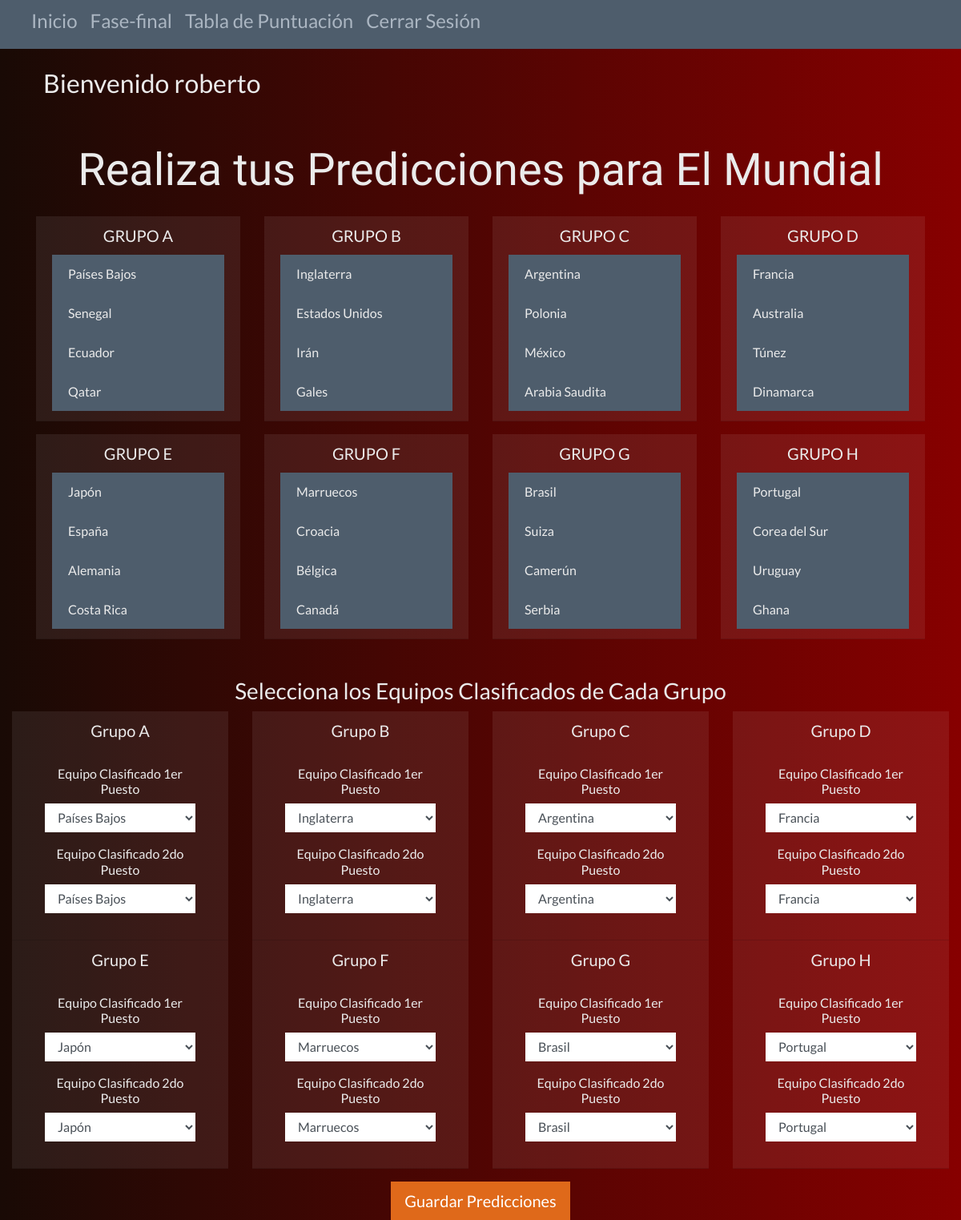
/dashboard (signed in), run on an earlier commit of the app's database.
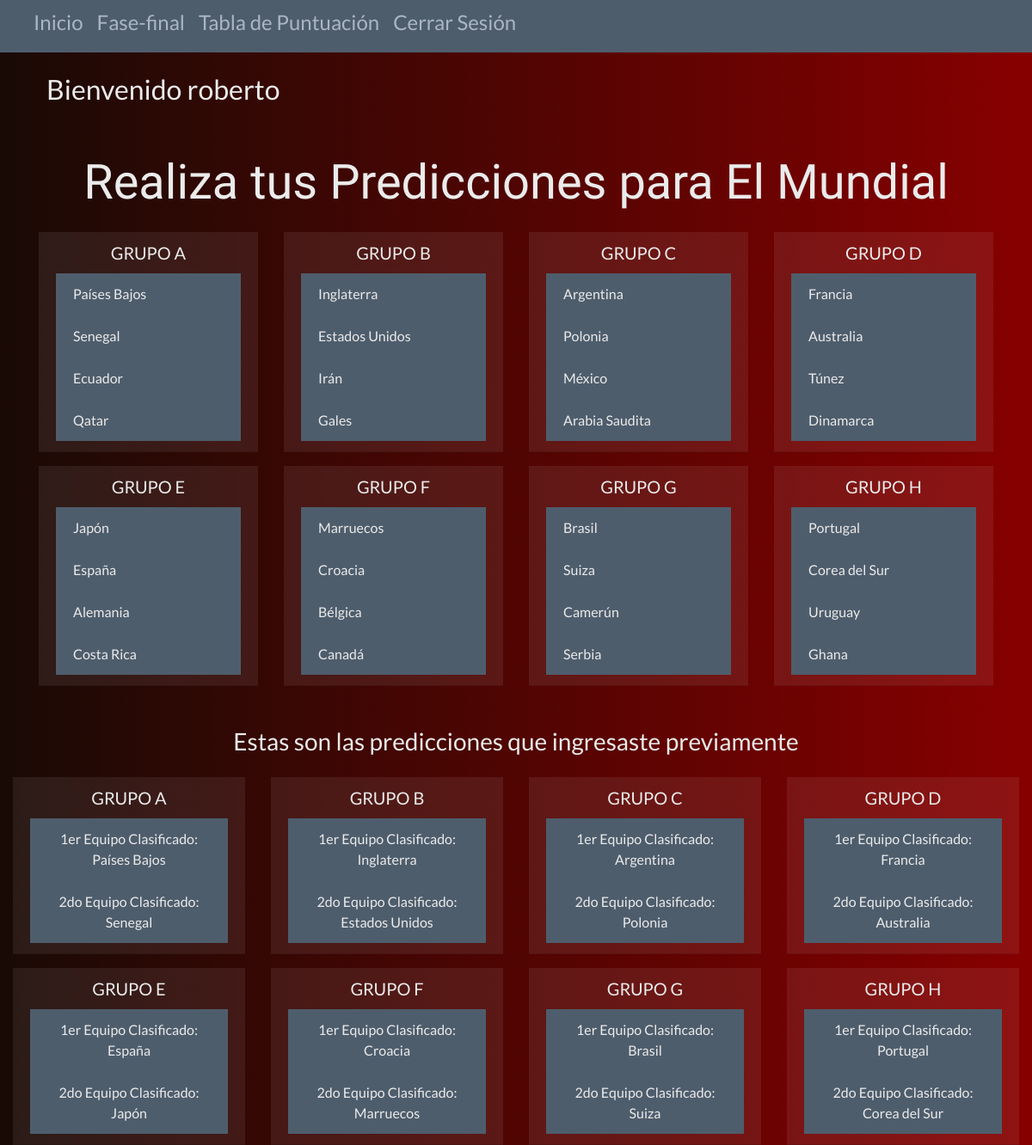
And on a later commit of the database.
### models.py (models this page shows, shortened)
class Equipo(db.Base):
    __tablename__ = "equipos"
    __table_args__ = {"sqlite_autoincrement": True}
    id_equipo = Column(Integer, primary_key=True)
    nombre = Column(String(30), nullable=False, unique=True)

class Prediccion(db.Base):
    __tablename__ = "predicciones"
    __table_args__ = {"sqlite_autoincrement": True}
    id_prediccion = Column(Integer, primary_key=True)
    id_grupo = Column(Integer, ForeignKey("grupos.id_grupo"), nullable=False)
    equipo_clasificado_1 = Column(Integer, ForeignKey("equipos.id_equipo"), nullable=False)
    equipo_clasificado_2 = Column(Integer, ForeignKey("equipos.id_equipo"), nullable=False)
    id_usuario = Column(Integer, ForeignKey("usuarios.id_usuario"), nullable=False)

### main.py (the view, shortened to what this page needs)
@app.route("/dashboard", methods=["GET", "POST"])
def dashboard():
    if "id_usuario" not in flask_session:
        return redirect(url_for('login'))
    if request.method == "GET":
        data = get_group_data()
        return render_template("dashboard.html", nombre_usuario=flask_session["nombre_usuario"], data = data)

### main.py (called while the page is built)
def get_select_data(id_grupo):
    equipos = (db.session.query(Equipo)
            .join(EquipoXGrupo, EquipoXGrupo.id_equipo==Equipo.id_equipo)
            .filter_by(id_grupo = id_grupo)
            ).all()
    Equipo_tuple = namedtuple('Equipo_tuple', ['id_equipo', 'nombre'])
    select_data = []
    for equipo in equipos:
        select_data.append(Equipo_tuple(equipo.id_equipo, equipo.nombre))
    return select_data

### templates/dashboard.html (shortened to what this page needs)
<!DOCTYPE html>
<html lang="en">
<head>
    <link rel="stylesheet" href="{{ url_for('static', filename='main.css') }}">
    <link rel="stylesheet" href="https://cdn.jsdelivr.net/npm/bootswatch@4.5.2/dist/superhero/bootstrap.min.css"
>
</head>
<body>
    <nav class="navbar navbar-expand-lg bg-dark">
      <div class="container-fluid">
        <div class="collapse navbar-collapse" id="navbarNavAltMarkup">
          <div class="navbar-nav">
            <a class="nav-link text-light" href="/"><h4>Inicio</h4></a>
            <a class="nav-link text-light" href="/fase-final"><h4>Fase-final</h4></a>
            <a class="nav-link text-light" href=""><h4>Tabla de Puntuación</h4></a>
            <a class="nav-link text-light" href="{{ url_for('logout') }}"><h4>Cerrar Sesión</h4></a>
          </div>
        </div>
      </div>
    </nav>
    <div class="container">
        <div class="row p-4">
            <h2 class="page-header">Bienvenido {{nombre_usuario}}</h2>
        </div>
    </div>
    <h1 class="display-4 text-center mt-4 titulo">Realiza tus Predicciones para El Mundial</h1>
    <div class="container">
        <div class="row">
        {% for grupo in data.grupos %}
            <div class="col-sm-3">
                <div class="card-header mt-3">
                    <h5 class="card-title text-center">GRUPO {{grupo.letra}}</h5>
                    <ul class="list-group list-group-flush">
                    {% for equipo in grupo.opciones_equipos %}
                        <li class="list-group-item">{{equipo.nombre}}</li>
                    {% endfor %}
                    </ul>
                </div>
            </div>
        {% endfor %}
        </div>
    </div>
    {% if data.predicciones == [] %}
    <div class="col-md-12 text-center mt-5">
        <h3>Selecciona los Equipos Clasificados de Cada Grupo</h3>
        <form action="{{ url_for('dashboard') }}" method="post">
            <div class="row">
                {% for grupo in data.grupos %}
                    <div class="col-sm-3">
                        <div class="card-header">
                            <h5 class="card-title text-center">Grupo {{grupo.letra}}</h5>
                            <div class="card-body">
                                <h6>Equipo Clasificado 1er Puesto</h6>
                                <select name='equipo_clasificado_1_{{grupo.indice}}' class="form-control">
                                {% for equipo in grupo.opciones_equipos %}
                                    <option value='{{equipo.id_equipo}}'>{{equipo.nombre}}</option>
                                {% endfor %}
                                </select>
                                <h6 class="mt-3">Equipo Clasificado 2do Puesto</h6>
                                <select name='equipo_clasificado_2_{{grupo.indice}}' class="form-control">
                                {% for equipo in grupo.opciones_equipos %}
                                    <option value='{{equipo.id_equipo}}'>{{equipo.nombre}}</option>
                                {% endfor %}
                                </select>
                            </div>
                        </div>
                    </div>
                {% endfor %}
            </div>
            <button type="submit" class="btn btn-primary btn-lg mt-3">Guardar Predicciones</button>
        </form>
    </div>
    {% endif %}
    {% if data.predicciones != [] %}
    <div class="col-md-12 text-center mt-5">
        <h3>Estas son las predicciones que ingresaste previamente</h3>
        <div class="row">
        {% for prediccion in data.predicciones %}
            <div class="col-sm-3">
                <div class="card-header mt-3">
                    <h5 class="card-title text-center">GRUPO {{prediccion.letra}}</h5>
                    <ul class="list-group list-group-flush">
                        <li class="list-group-item">1er Equipo Clasificado: {{prediccion.equipo_clasificado_1}}</li>
                        <li class="list-group-item">2do Equipo Clasificado: {{prediccion.equipo_clasificado_2}}</li>
                    </ul>
                </div>
            </div>
        {% endfor %}
        </div>
    </div>
    {% endif %}
</body>
</html>

### static/main.css (style rules this page uses)
.titulo { font-family: 'Changa', sans-serif; }
body { background: #870000; background: -webkit-linear-gradient(to right, #190A05, #870000); background: linear-gradient(to right, #190A05, #870000); }

What changed in the data, as far as the page shows it:
added Prediccion: letra "A", equipo_clasificado_1 "Países Bajos", equipo_clasificado_2 "Senegal"
added Prediccion: letra "B", equipo_clasificado_1 "Inglaterra", equipo_clasificado_2 "Estados Unidos"
added Prediccion: letra "C", equipo_clasificado_1 "Argentina", equipo_clasificado_2 "Polonia"
added Prediccion: letra "D", equipo_clasificado_1 "Francia", equipo_clasificado_2 "Australia"
added Prediccion: letra "E", equipo_clasificado_1 "España", equipo_clasificado_2 "Japón"
added Prediccion: letra "F", equipo_clasificado_1 "Croacia", equipo_clasificado_2 "Marruecos"
added Prediccion: letra "G", equipo_clasificado_1 "Brasil", equipo_clasificado_2 "Suiza"
added Prediccion: letra "H", equipo_clasificado_1 "Portugal", equipo_clasificado_2 "Corea del Sur"
Also different on the page:
text no longer shown: "Selecciona los Equipos Clasificados de Cada Grupo Guardar Predicciones"
text now shown: "Estas son las predicciones que ingresaste previamente"
list line gone: "Grupo A Equipo Clasificado 1er Puesto Países Bajos Equipo Clasificado 2do Puesto Países Bajos"
list line gone: "Grupo B Equipo Clasificado 1er Puesto Inglaterra Equipo Clasificado 2do Puesto Inglaterra"
list line gone: "Grupo C Equipo Clasificado 1er Puesto Argentina Equipo Clasificado 2do Puesto Argentina"
list line gone: "Grupo D Equipo Clasificado 1er Puesto Francia Equipo Clasificado 2do Puesto Francia"
list line gone: "Grupo E Equipo Clasificado 1er Puesto Japón Equipo Clasificado 2do Puesto Japón"
list line gone: "Grupo F Equipo Clasificado 1er Puesto Marruecos Equipo Clasificado 2do Puesto Marruecos"
list line gone: "Grupo G Equipo Clasificado 1er Puesto Brasil Equipo Clasificado 2do Puesto Brasil"
list line gone: "Grupo H Equipo Clasificado 1er Puesto Portugal Equipo Clasificado 2do Puesto Portugal"
